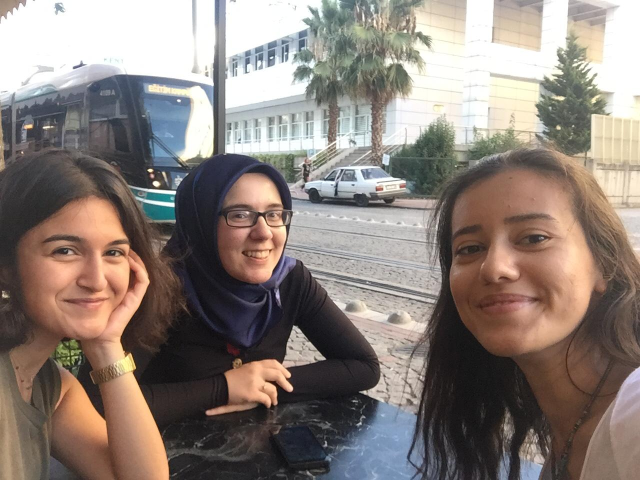
#> input picture 484Quiz/image.jpg, 1280 x 960 px (shown at 1/2 size)
$ python ColorDetect.py
#> lines starting #> are read from the running program, lines starting #| are printed output that depends on the picture; after the words box and inside, x2 and y2 are one past the last pixel; in counts of white or black regions, pixels touching at a corner belong together
'''
 * TakeHome Quiz
 * Zeynep Nur Öztürk
 * 21501472
'''
import cv2
import sys
from matplotlib import pyplot as plt
import numpy as np

# path of the image
path = r'image.jpg'

#Resize the image as 1000 pixel
W = 1000.
image = cv2.imread(path)
#> image is the input picture: shape (960, 1280, 3); mean B, G, R 121.3, 127.9, 139.2
height, width, depth = image.shape
#> height = 960; width = 1280; depth = 3
imgScale = W / width
#> imgScale = 0.781
newX, newY = image.shape[1] * imgScale, image.shape[0] * imgScale
#> newX = 1000; newY = 750
newimg = cv2.resize(image,(int(newX),int(newY)))
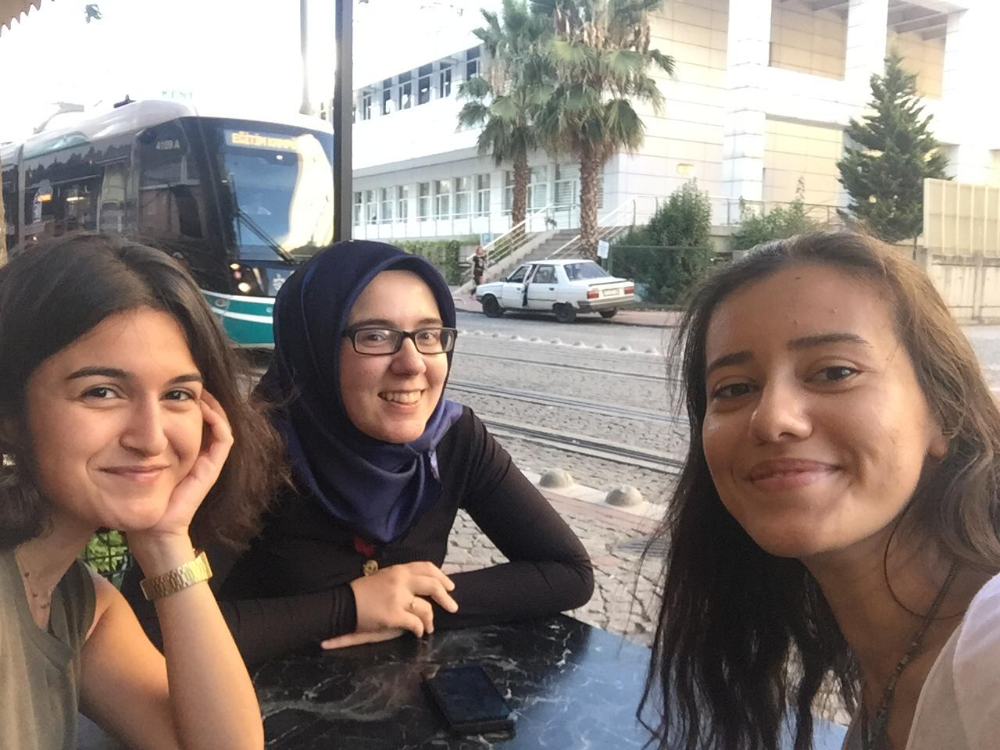
#> newimg: shape (750, 1000, 3); mean B, G, R 121.2, 127.8, 139.1
cv2.waitKey(0)
cv2.imwrite("resizeimg.jpg",newimg)

# split into channels
channels = cv2.split(newimg)

# tuple to select colors of each channel line
color = ("b", "g", "r")

# create the histogram plot, with three lines, one for each color

plt.xlim([0, 256])
for(channel, c) in zip(channels, color):
    histogram = cv2.calcHist(
        images = [channel],
        channels = [0],
        mask = None,
        histSize = [256],
        ranges = [0, 256])

    plt.plot(histogram, color = c)
#> this loop made 3 passes
#> c on passes 1 to 3: 'b', 'g', 'r'

plt.xlabel("Color value")
plt.ylabel("Pixels")
plt.show()
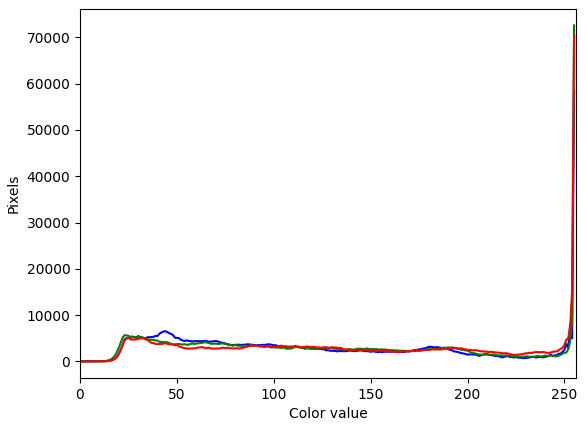
#> figure drawn by matplotlib, 1 panel; curve peaks at x = 255, y = 58500; curve peaks at x = 255, y = 72600; curve peaks at x = 255, y = 70441


# Skin color
min_HSV = np.array([0, 58, 30], dtype = "uint8")
max_HSV = np.array([33, 255, 255], dtype = "uint8")

imageHSV = cv2.cvtColor(newimg, cv2.COLOR_BGR2HSV)
#> imageHSV: shape (750, 1000, 3); mean H, S, V 47.8, 49.9, 143.2
cv2.imshow('hsv',imageHSV)

skinRegionHSV = cv2.inRange(imageHSV, min_HSV, max_HSV)
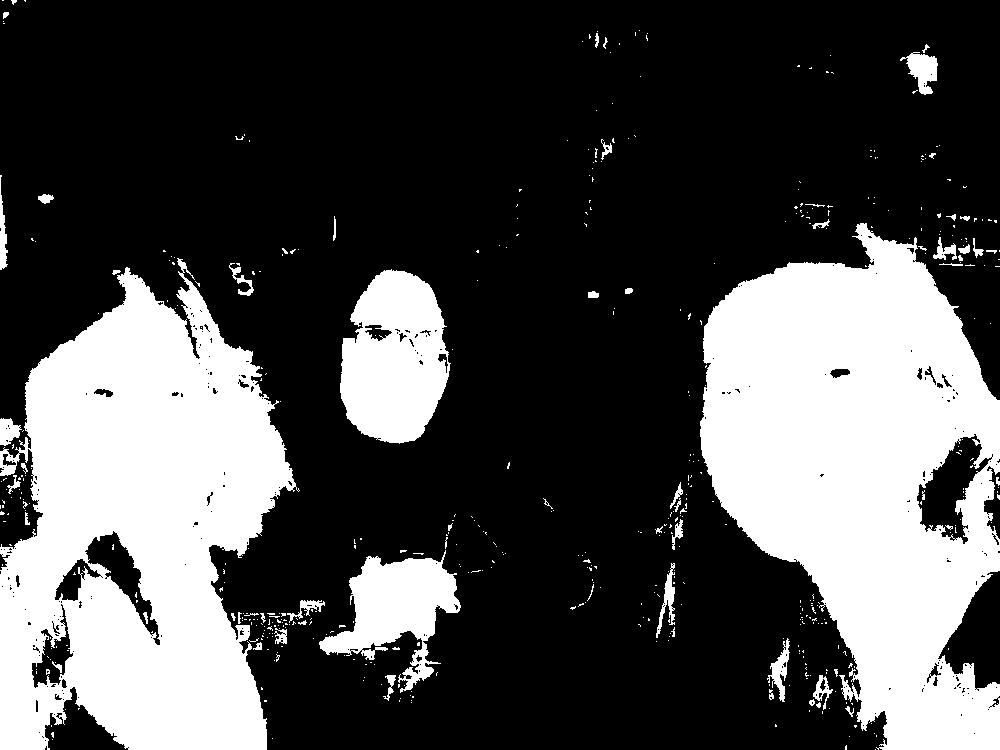
#> skinRegionHSV: shape (750, 1000); 30.2% white; 511 white regions (449 under 20 px), largest, box (x1, y1, x2, y2) and area: (700, 223, 1000, 750) 99784, (0, 258, 300, 750) 95990, (340, 269, 451, 444) 14145
cv2.imshow('ranged',skinRegionHSV)

skinHSV = cv2.bitwise_and(newimg, newimg, mask = skinRegionHSV)
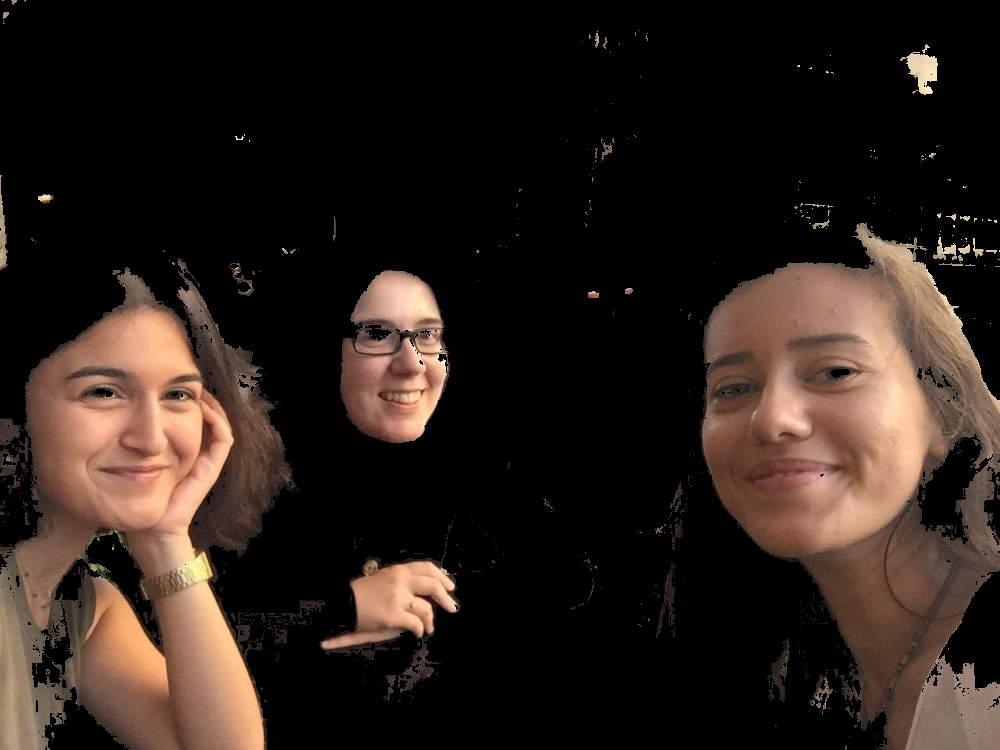
#> skinHSV: shape (750, 1000, 3); mean B, G, R 26.4, 32.3, 43.4
cv2.imshow('skin',skinHSV)
cv2.imwrite("SkinHSV.png", skinHSV)

#RGB_again = cv2.cvtColor(skinHSV, cv2.COLOR_HSV2RGB)
gray = cv2.cvtColor(skinHSV, cv2.COLOR_RGB2GRAY)
cv2.imwrite("SkinGray.png", gray)

ret, bw_img = cv2.threshold(gray,127,255,cv2.THRESH_BINARY)
#> bw_img: shape (750, 1000); 9.3% white; 267 white regions (221 under 20 px), largest, box (x1, y1, x2, y2) and area: (65, 309, 264, 750) 25734, (801, 280, 934, 544) 16832, (354, 562, 458, 636) 4364
cv2.imshow('binary',bw_img)
cv2.imwrite("SkinBinaryface.png", bw_img)


# Trees

light_green = np.array([35, 0, 0], dtype = "uint8")
dark_green = np.array([90, 255, 255], dtype = "uint8")

imageHSV = cv2.cvtColor(newimg, cv2.COLOR_BGR2HSV)
cv2.imshow('hsv',imageHSV)

greenmask = cv2.inRange(imageHSV, light_green, dark_green)
#> greenmask: shape (750, 1000); 9.1% white; 567 white regions (471 under 20 px), largest, box (x1, y1, x2, y2) and area: (350, 0, 642, 289) 33545, (592, 137, 783, 309) 12301, (825, 63, 963, 237) 9223
cv2.imshow('ranged',greenmask)

green = cv2.bitwise_and(newimg, newimg, mask = greenmask)

cv2.imwrite("Trees.png", green)
cv2.imshow('green',green)

# Delete white
lower_white = np.array([0,0,168])
upper_white = np.array([172,111,255])

whitemask = cv2.inRange(imageHSV, lower_white, upper_white)
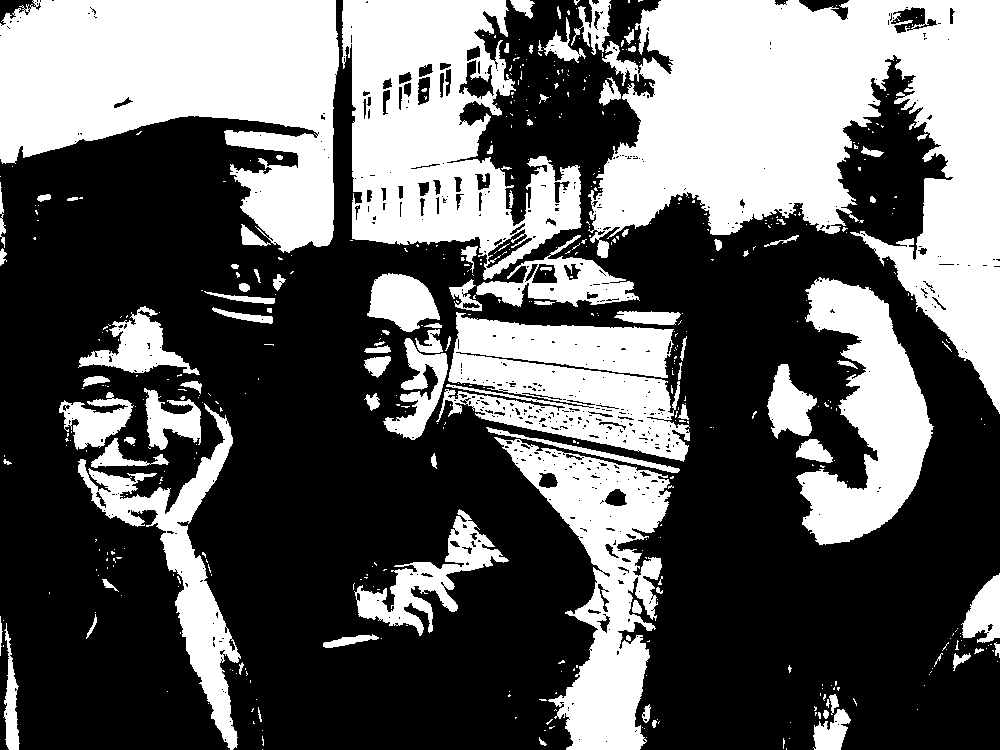
#> whitemask: shape (750, 1000); 38.4% white; 511 white regions (412 under 20 px), largest, box (x1, y1, x2, y2) and area: (588, 0, 1000, 414) 83331, (0, 0, 339, 253) 52839, (342, 0, 582, 280) 36758
cv2.imshow('ranged',whitemask)

white = cv2.bitwise_and(newimg, newimg, mask = whitemask)

result = cv2.subtract(green,white)

cv2.imwrite("white.png", white)
cv2.imshow('result',result)
cv2.imwrite("SubtractedTrees.png", result)

gray = cv2.cvtColor(result, cv2.COLOR_RGB2GRAY)

ret, bw_img3 = cv2.threshold(gray,127,255,cv2.THRESH_BINARY)
#> bw_img3: shape (750, 1000); 1.7% white; 468 white regions (386 under 20 px), largest, box (x1, y1, x2, y2) and area: (459, 11, 597, 129) 3086, (875, 70, 920, 137) 596, (504, 0, 558, 28) 482
cv2.imshow('binary',bw_img3)
cv2.imwrite("resultTree.png", bw_img3)


# Building

result1 = cv2.subtract(white, skinHSV)

cv2.imwrite("Building_v1.png", result1)
cv2.imshow('result',white)

# DElete whiteness of face
lwhite = np.array([0,0,250])
uwhite = np.array([255,255,255])

twhitemask = cv2.inRange(imageHSV, lwhite, uwhite)
#> twhitemask: shape (750, 1000); 14.8% white; 285 white regions (196 under 20 px), largest, box (x1, y1, x2, y2) and area: (0, 0, 336, 147) 37305, (639, 0, 888, 180) 20802, (910, 0, 1000, 235) 10417
cv2.imshow('twhitemask',twhitemask)
cv2.imwrite("Building_v2.png", twhitemask)

twhite = cv2.bitwise_and(newimg, newimg, mask = twhitemask)

# Delete road
result2 = cv2.subtract(result1,twhite)
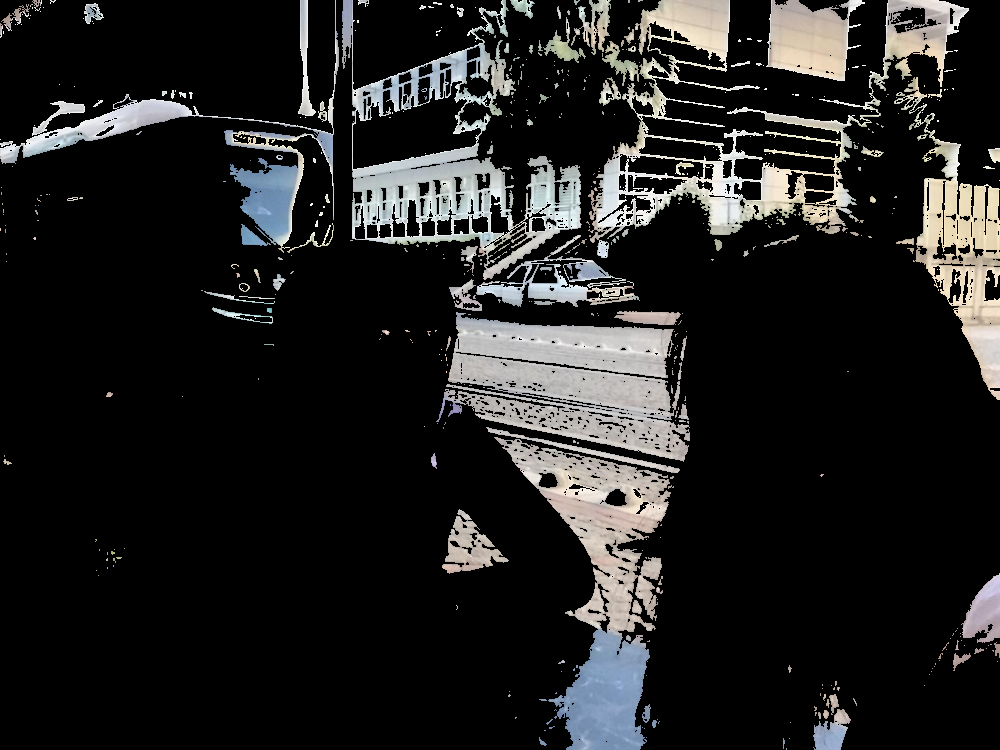
#> result2: shape (750, 1000, 3); mean B, G, R 33.1, 33.7, 33.8
cv2.imshow('twhite',result2)
cv2.imwrite("Building_v3.png", result2)

RGB_again = cv2.cvtColor(green, cv2.COLOR_HSV2RGB)
gray = cv2.cvtColor(RGB_again, cv2.COLOR_RGB2GRAY)

ret, bw_img2 = cv2.threshold(gray,127,255,cv2.THRESH_BINARY)
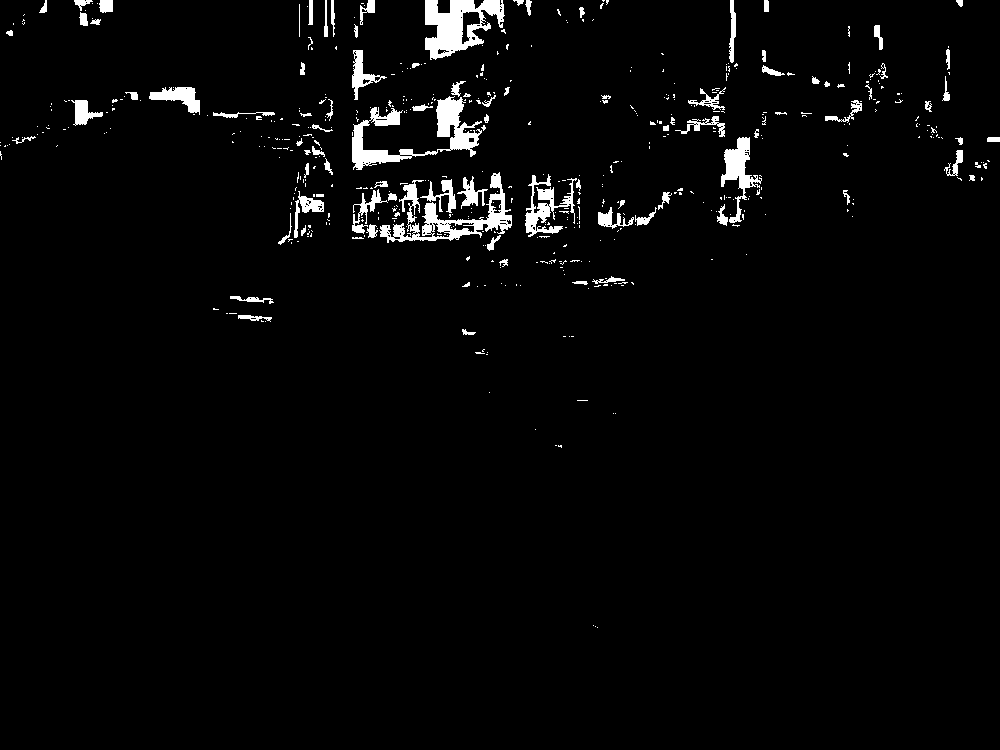
#> bw_img2: shape (750, 1000); 2.8% white; 526 white regions (430 under 20 px), largest, box (x1, y1, x2, y2) and area: (352, 96, 482, 170) 2851, (425, 0, 505, 60) 2612, (379, 172, 512, 243) 2598
cv2.imshow('binary',bw_img2)
cv2.imwrite("Building_v4.png", bw_img2)


cv2.waitKey(delay = 0)
